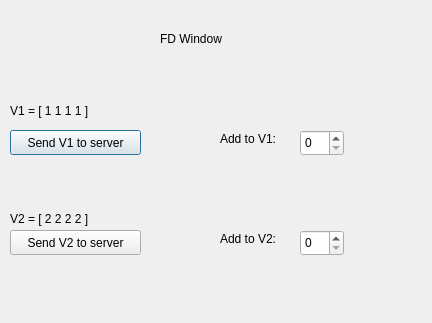
<?xml version="1.0" encoding="UTF-8"?>
<ui version="4.0">
 <class>FDwindow</class>
 <widget class="QDialog" name="FDwindow">
  <property name="geometry">
   <rect>
    <x>0</x>
    <y>0</y>
    <width>432</width>
    <height>323</height>
   </rect>
  </property>
  <property name="windowTitle">
   <string>Dialog</string>
  </property>
  <widget class="QLabel" name="label">
   <property name="geometry">
    <rect>
     <x>160</x>
     <y>30</y>
     <width>101</width>
     <height>17</height>
    </rect>
   </property>
   <property name="text">
    <string>FD Window</string>
   </property>
  </widget>
  <widget class="QLabel" name="vector1_label">
   <property name="geometry">
    <rect>
     <x>10</x>
     <y>100</y>
     <width>181</width>
     <height>21</height>
    </rect>
   </property>
   <property name="text">
    <string>V1 = [ 1 1 1 1 ]</string>
   </property>
  </widget>
  <widget class="QLabel" name="vector3_label">
   <property name="geometry">
    <rect>
     <x>10</x>
     <y>210</y>
     <width>181</width>
     <height>17</height>
    </rect>
   </property>
   <property name="text">
    <string>V2 = [ 2 2 2 2 ]</string>
   </property>
  </widget>
  <widget class="QPushButton" name="sendV1">
   <property name="geometry">
    <rect>
     <x>10</x>
     <y>130</y>
     <width>131</width>
     <height>25</height>
    </rect>
   </property>
   <property name="text">
    <string>Send V1 to server</string>
   </property>
  </widget>
  <widget class="QPushButton" name="sendV2">
   <property name="geometry">
    <rect>
     <x>10</x>
     <y>230</y>
     <width>131</width>
     <height>25</height>
    </rect>
   </property>
   <property name="text">
    <string>Send V2 to server</string>
   </property>
  </widget>
  <widget class="QLabel" name="comment">
   <property name="geometry">
    <rect>
     <x>220</x>
     <y>130</y>
     <width>81</width>
     <height>17</height>
    </rect>
   </property>
   <property name="text">
    <string>Add to V1:</string>
   </property>
  </widget>
  <widget class="QLabel" name="comment_2">
   <property name="geometry">
    <rect>
     <x>220</x>
     <y>230</y>
     <width>81</width>
     <height>17</height>
    </rect>
   </property>
   <property name="text">
    <string>Add to V2:</string>
   </property>
  </widget>
  <widget class="QSpinBox" name="spinBox_v1">
   <property name="geometry">
    <rect>
     <x>300</x>
     <y>130</y>
     <width>44</width>
     <height>26</height>
    </rect>
   </property>
  </widget>
  <widget class="QSpinBox" name="spinBox_v2">
   <property name="geometry">
    <rect>
     <x>300</x>
     <y>230</y>
     <width>44</width>
     <height>26</height>
    </rect>
   </property>
  </widget>
 </widget>
 <resources/>
 <connections/>
</ui>
